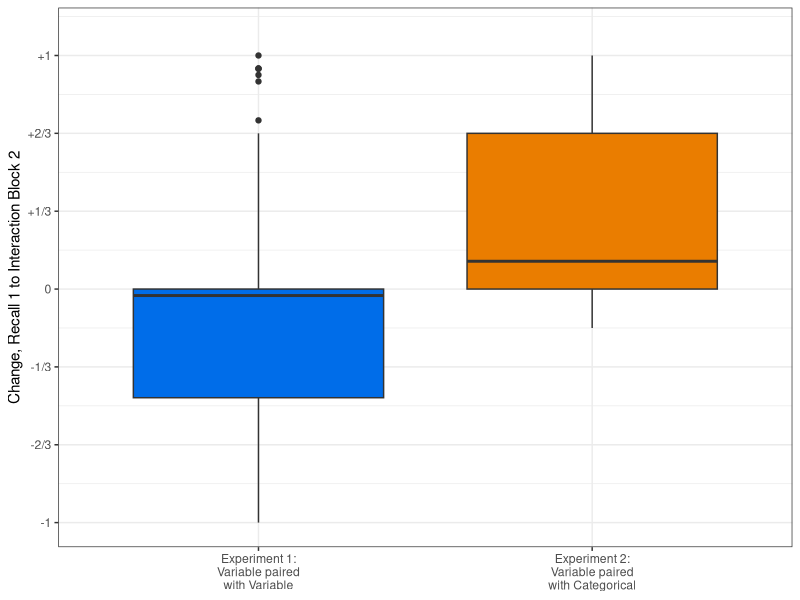
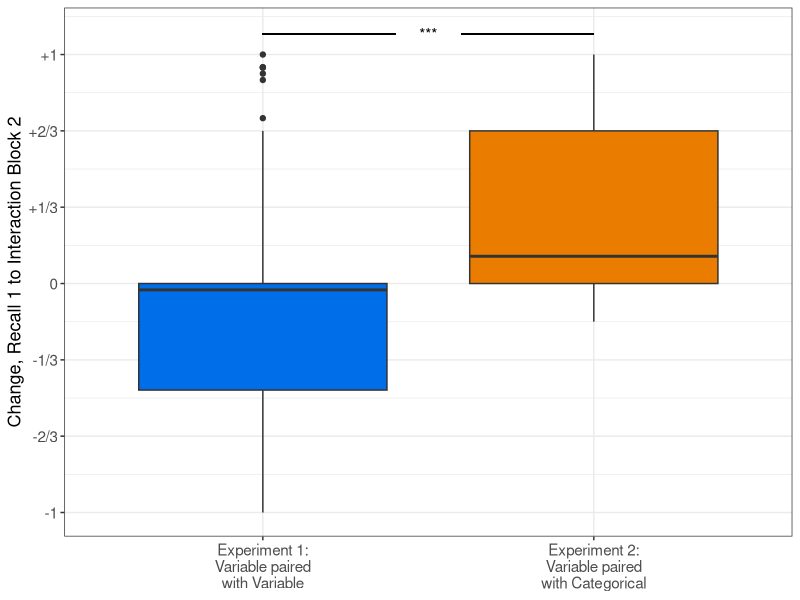

Write the R code that produced these figures, in order. (Note: this script raises an error after producing the figures.)
## ---- chunk 1

knitr::opts_chunk$set(echo = TRUE, warning=FALSE)

library(ggplot2)

my.colours <- c("#EA7D00","#006DE9","#808080")

set.seed(67601)

## ---- chunk 2
exp1.data <- read.csv("ProcessedData/Experiment1Data.csv")
exp2.data <- read.csv("ProcessedData/Experiment2Data.csv")

combined.data <- rbind(exp1.data,exp2.data)

plyr::ddply(combined.data,~Condition,plyr::summarise,Current_N=length(unique(Pair)))
## ---- chunk 3
combined.data.singulars <- subset(combined.data,Number==1)
combined.data.by.block <- aggregate(data=combined.data.singulars,
                                       Marked~Condition + Pair + Block + Participant + ParticipantID,
                                       FUN=mean)

combined.data.by.block <- plyr::rename(combined.data.by.block,c("Marked"="ProportionMarkedSingulars"))


#The most convenient way to calculate differences from block to block is to restructure the data to wide format.
combined.change.data <- tidyr::spread(data=combined.data.by.block,Block,ProportionMarkedSingulars)

combined.change.data$ChangeTrainingRecall1 <- combined.change.data$'Recall 1' - combined.change.data$'Training'

combined.change.data$ChangeRecall1Interaction2 <- combined.change.data$'Interaction Block 2'-combined.change.data$'Recall 1'

combined.change.data$ChangeRecall1Recall2 <- combined.change.data$'Recall 2'-combined.change.data$'Recall 1'

#utility function to label trials
classify.combination <- function(Condition,Participant){
  if ((Condition=="100-66" | Condition=="100-33") & Participant=="P1") {
    "Categorical"}
  else if ((Condition=="100-66" | Condition=="100-33") & Participant=="P2") {
    "Experiment 2:\nVariable paired\nwith Categorical"}
  else {"Experiment 1:\nVariable paired\nwith Variable"}
}

combined.change.data$CombinationCondition <- mapply(classify.combination,combined.change.data$Condition,combined.change.data$Participant)
#order levels the way I want
combined.change.data$CombinationCondition <- factor(combined.change.data$CombinationCondition,
                                               levels=c("Categorical",
                                                        "Experiment 1:\nVariable paired\nwith Variable",
                                                        "Experiment 2:\nVariable paired\nwith Categorical"))

## ---- chunk 4
ggplot(data=subset(combined.change.data,CombinationCondition!="Categorical"), aes(x=CombinationCondition, y=ChangeRecall1Interaction2, fill=CombinationCondition,ymin=-1)) +
  theme_bw() + 
  geom_boxplot() +
  scale_fill_manual(values=c(my.colours[2],my.colours[1])) +
  scale_y_continuous(limits=c(-1,1.1),breaks=seq(-1,1,1/3),labels=c("-1","-2/3","-1/3","0","+1/3","+2/3","+1")) +
  ylab("Change, Recall 1 to Interaction Block 2") + 
  theme(axis.title.x = element_blank()) +
  #theme(strip.text.y = element_blank()) + 
  theme(legend.position="none") 
## ---- chunk 5
#Annotated plot for paper
ggplot(data=subset(combined.change.data,CombinationCondition!="Categorical"), aes(x=CombinationCondition, y=ChangeRecall1Interaction2, fill=CombinationCondition,ymin=-1)) +
  theme_bw() + 
  geom_boxplot() +
  scale_fill_manual(values=c(my.colours[2],my.colours[1])) +
  scale_y_continuous(limits=c(-1,1.1),breaks=seq(-1,1,1/3),labels=c("-1","-2/3","-1/3","0","+1/3","+2/3","+1")) +
  ylab("Change, Recall 1 to Interaction Block 2") + 
  theme(axis.title.x = element_blank()) +
  theme(axis.title.y  = element_text(size=13)) +
  theme(axis.text.y  = element_text(size=11)) +
  theme(axis.text.x  = element_text(size=11)) +
  theme(legend.position="none") + 
  annotate("text",x=1.5,y=1.09,label="***",size=4) + #add p to indicate significant diff
  geom_segment(aes(x=1, y=1.09, xend=1.4, yend=1.09)) + geom_segment(aes(x=1.6, y=1.09, xend=2, yend=1.09)) + #add lines either side of text 
  ggsave(file="Plots/BothExpsChangeRecall1ToInteraction2.pdf",width=4, height=4)
## ---- chunk 6
wilcox.test(subset(combined.change.data,CombinationCondition=="Experiment 2:\nVariable paired\nwith Categorical")$ChangeRecall1Interaction2,
            subset(combined.change.data,CombinationCondition=="Experiment 1:\nVariable paired\nwith Variable")$ChangeRecall1Interaction2)
## ---- chunk 7
ggplot(data=subset(combined.change.data,CombinationCondition!="Categorical" & Participant=="P2"), aes(x=CombinationCondition, y=ChangeRecall1Interaction2, fill=CombinationCondition),ymin=-1) +
  theme_bw() + 
  geom_boxplot() +
  #facet_grid(StageToStage~Condition,drop = TRUE) +
  scale_fill_manual(values=c(my.colours[2],my.colours[1])) +
  scale_x_discrete(labels=c("Experiment 1:\nVariable P2 paired\nwith Variable P1",
                            "Experiment 2:\nVariable P2 paired\nwith Categorical P1")) +
  scale_y_continuous(limits=c(-1,1.1),breaks=seq(-1,1,1/3),labels=c("-1","-2/3","-1/3","0","+1/3","+2/3","+1")) +
  ylab("Change, Recall 1 to Interaction Block 2") + 
  theme(axis.title.x = element_blank()) +
  #theme(strip.text.y = element_blank()) + 
  theme(legend.position="none") + 
  expand_limits(y=-1)
## ---- chunk 8
#Plot for paper - no y axis text, annotation for significance
ggplot(data=subset(combined.change.data,CombinationCondition!="Categorical" & Participant=="P2"), aes(x=CombinationCondition, y=ChangeRecall1Interaction2, fill=CombinationCondition),ymin=-1) +
  theme_bw() + 
  geom_boxplot() +
  #facet_grid(StageToStage~Condition,drop = TRUE) +
  scale_fill_manual(values=c(my.colours[2],my.colours[1])) +
  scale_x_discrete(labels=c("Experiment 1:\nVariable P2 paired\nwith Variable P1",
                            "Experiment 2:\nVariable P2 paired\nwith Categorical P1")) +
  expand_limits(y=-1) +
  theme(legend.position="none") + 
  theme(axis.title.x = element_blank()) +
  theme(axis.title.y = element_blank()) +
  theme(axis.ticks.y = element_blank(), axis.text.y = element_blank()) +
  theme(axis.text.x  = element_text(size=11)) +
  annotate("text",x=1.5,y=1.09,label="**",size=4) + #add p to indicate significant diff
  geom_segment(aes(x=1, y=1.09, xend=1.4, yend=1.09)) + geom_segment(aes(x=1.6, y=1.09, xend=2, yend=1.09)) + #add lines either side of text 
  ggsave(file="Plots/BothExpsChangeRecall1ToInteraction2P2sOnly.pdf",width=4, height=4)
## ---- chunk 9
wilcox.test(subset(combined.change.data,CombinationCondition=="Experiment 2:\nVariable paired\nwith Categorical" & Participant=="P2")$ChangeRecall1Interaction2,
            subset(combined.change.data,CombinationCondition=="Experiment 1:\nVariable paired\nwith Variable"& Participant=="P2")$ChangeRecall1Interaction2)
## ---- chunk 10
ggplot(data=subset(combined.change.data,(Condition=="100-33" & Participant=="P2") | (Condition=="66-33" & Participant=="P2")), aes(x=CombinationCondition, y=ChangeRecall1Interaction2, fill=CombinationCondition)) +
  theme_bw() + 
  geom_boxplot() +
  #facet_grid(StageToStage~Condition,drop = TRUE) +
  scale_fill_manual(values=c(my.colours[2],my.colours[1])) +
  scale_x_discrete(labels=c("Trained on 33%,\npaired with\nVariable P1",
                            "Trained on 33%,\npaired with\nCategorical P1")) +
  scale_y_continuous(limits=c(-1,1.1),breaks=seq(-1,1,1/3),labels=c("-1","-2/3","-1/3","0","+1/3","+2/3","+1")) +
  ylab("Change, Recall 1 to Interaction Block 2") + 
  theme(axis.title.x = element_blank()) +
  #theme(strip.text.y = element_blank()) + 
  theme(legend.position="none") 
## ---- chunk 11
#Plot for paper
ggplot(data=subset(combined.change.data,(Condition=="100-33" & Participant=="P2") | (Condition=="66-33" & Participant=="P2")), aes(x=CombinationCondition, y=ChangeRecall1Interaction2, fill=CombinationCondition)) +
  theme_bw() + 
  geom_boxplot() +
  #facet_grid(StageToStage~Condition,drop = TRUE) +
  scale_fill_manual(values=c(my.colours[2],my.colours[1])) +
  scale_x_discrete(labels=c("Trained on 33%,\npaired with\nVariable P1",
                            "Trained on 33%,\npaired with\nCategorical P1")) +
  scale_y_continuous(limits=c(-1,1.1),breaks=seq(-1,1,1/3),labels=c("-1","-2/3","-1/3","0","+1/3","+2/3","+1")) +
  ylab("Change, Recall 1 to Interaction Block 2") + 
  theme(axis.title.x = element_blank()) +
  theme(axis.title.y  = element_text(size=13)) +
  theme(axis.text.y  = element_text(size=11)) +
  theme(axis.text.x  = element_text(size=11)) +
  theme(legend.position="none") + 
  annotate("text",x=1.5,y=1.09,label="**",size=4) + #add * to indicate significant diff
  geom_segment(aes(x=1, y=1.09, xend=1.4, yend=1.09)) + geom_segment(aes(x=1.6, y=1.09, xend=2, yend=1.09)) + #add lines either side of text 
  
  ggsave(file="Plots/BothExpsChangeRecall1ToInteraction233sOnly.pdf",width=4, height=4)
## ---- chunk 12
wilcox.test(subset(combined.change.data,(Condition=="100-33" & Participant=="P2"))$ChangeRecall1Interaction2,
            subset(combined.change.data,(Condition=="66-33" & Participant=="P2"))$ChangeRecall1Interaction2)
## ---- chunk 13
combined.change.data$CategoricalAtTraining <- combined.change.data$Training==1
#This would be on the categorical users + non-users, but I think the latter are not quite comparable
#combined.change.data$CategoricalAtRecall1 <- (combined.change.data$'Recall 1'==1 | combined.change.data$'Recall 1'==0)
combined.change.data$CategoricalAtRecall1 <- (combined.change.data$'Recall 1'==1)

#useful for qualitative observations
combined.change.data$CategoricalUserAtInteraction2 <- (combined.change.data$'Interaction Block 2'==1)
combined.change.data$CategoricalNonUserAtInteraction2 <- (combined.change.data$'Interaction Block 2'==0)
combined.change.data$NotCategoricalUserAtInteraction2 <- (combined.change.data$'Interaction Block 2'<1)

plyr::ddply(combined.change.data,~Condition+CategoricalAtTraining+CategoricalAtRecall1,plyr::summarise,Current_N=length(unique(ParticipantID)))

combined.change.data.categorical.recall1 <- subset(combined.change.data,CategoricalAtRecall1)

plyr::ddply(combined.change.data.categorical.recall1,~CategoricalAtTraining+CategoricalAtRecall1,plyr::summarise,Current_N=length(unique(ParticipantID)))

#in the text we report what the variably-trained-but-categorical people did during interaction
#the subsetting is to restrict us to vartiably-trained participants
plyr::ddply(subset(combined.change.data,!CategoricalAtTraining & CategoricalAtRecall1), ~CategoricalUserAtInteraction2+CategoricalNonUserAtInteraction2+NotCategoricalUserAtInteraction2,plyr::summarise,Current_N=length(unique(ParticipantID)))

#and here is the equivalent for categorically-trained participants
plyr::ddply(subset(combined.change.data,CategoricalAtTraining), ~CategoricalUserAtInteraction2+CategoricalNonUserAtInteraction2+NotCategoricalUserAtInteraction2,plyr::summarise,Current_N=length(unique(ParticipantID)))


## ---- chunk 14
ggplot(data=combined.change.data.categorical.recall1, aes(x=CategoricalAtTraining, y=ChangeRecall1Interaction2, fill=CategoricalAtTraining)) +
  theme_bw() + 
  geom_boxplot() +
  scale_fill_manual(values=c(my.colours[2],my.colours[1])) +
  scale_x_discrete(labels=c("Variable training,\ncategorical user at Recall 1\n(N=22)",
                            "Categorical training,\ncategorical user at Recall 1\n(N=40)")) +
  scale_y_continuous(limits=c(-1,1.1),breaks=seq(-1,1,1/3),labels=c("-1","-2/3","-1/3","0","+1/3","+2/3","+1")) +
  ylab("Change, Recall 1 to Interaction Block 2") + 
  theme(axis.title.x = element_blank()) +
  theme(legend.position="none") 
## ---- chunk 15
#plot for paper - no y axis text, annotation
ggplot(data=combined.change.data.categorical.recall1, aes(x=CategoricalAtTraining, y=ChangeRecall1Interaction2, fill=CategoricalAtTraining)) +
  theme_bw() + 
  geom_boxplot() +
  scale_fill_manual(values=c(my.colours[2],my.colours[1])) +
  scale_x_discrete(labels=c("Variable training,\ncategorical user\nat Recall 1 (N=22)",
                            "Categorical training,\ncategorical user\nat Recall 1 (N=40)")) +
  scale_y_continuous(limits=c(-1,1.1),breaks=seq(-1,1,1/3),labels=c("-1","-2/3","-1/3","0","+1/3","+2/3","+1")) +
  ylab("Change, Recall 1 to Interaction Block 2") + 
  theme(axis.title.x = element_blank()) +
  theme(legend.position="none") + 
  theme(axis.title.y = element_blank()) +
  theme(axis.ticks.y = element_blank(), axis.text.y = element_blank()) +
  theme(axis.text.x  = element_text(size=11)) +
  annotate("text",x=1.5,y=1.09,label="n.s.",size=4) + #add p to indicate significant diff
  geom_segment(aes(x=1, y=1.09, xend=1.4, yend=1.09)) + geom_segment(aes(x=1.6, y=1.09, xend=2, yend=1.09)) + #add lines either side of text 
  ggsave(file="Plots/BothExpsChangeRecall1ToInteraction2CategoricalAtRecall1.pdf",width=4, height=4)
## ---- chunk 16
wilcox.test(subset(combined.change.data.categorical.recall1,CategoricalAtTraining)$ChangeRecall1Interaction2,
            subset(combined.change.data.categorical.recall1,!CategoricalAtTraining)$ChangeRecall1Interaction2)
## ---- chunk 17
ggplot(data=combined.change.data.categorical.recall1, aes(x=CategoricalAtTraining, y=ChangeRecall1Recall2, fill=CategoricalAtTraining)) +
  theme_bw() + 
  geom_boxplot() +
  #facet_grid(StageToStage~Condition,drop = TRUE) +
  scale_fill_manual(values=c(my.colours[2],my.colours[1])) +
  scale_x_discrete(labels=c("Variable training,\ncategorical user at Recall 1\n(N=22)",
                            "Categorical training,\ncategorical user at Recall 1\n(N=40)")) +
  scale_y_continuous(breaks=seq(-1,1,1/3),labels=c("-1","-2/3","-1/3","0","+1/3","+2/3","+1")) +
  ylab("Change, Recall 1 to Recall 2") + 
  theme(axis.title.x = element_blank()) +
  #theme(strip.text.y = element_blank()) + 
  theme(legend.position="none") + 
  expand_limits(y=-1) 

## ---- chunk 18
wilcox.test(subset(combined.change.data.categorical.recall1,CategoricalAtTraining)$ChangeRecall1Recall2,
            subset(combined.change.data.categorical.recall1,!CategoricalAtTraining)$ChangeRecall1Recall2)
